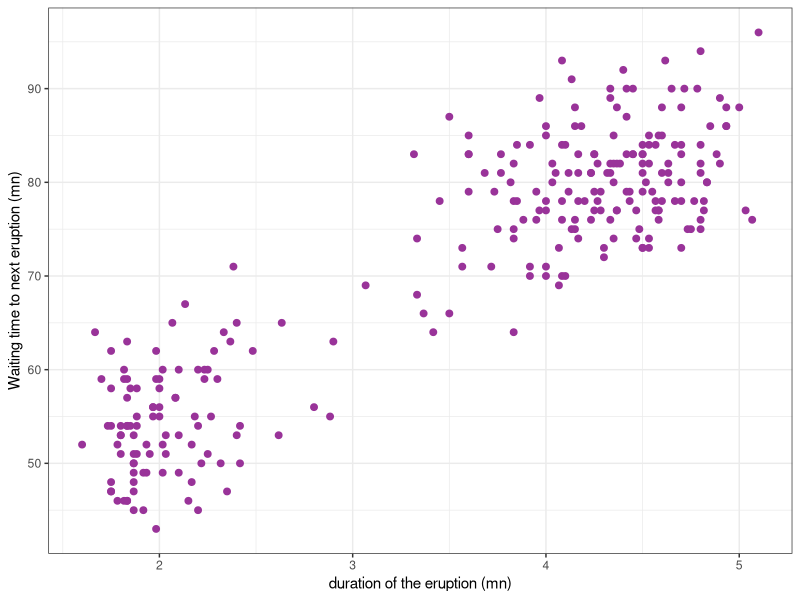
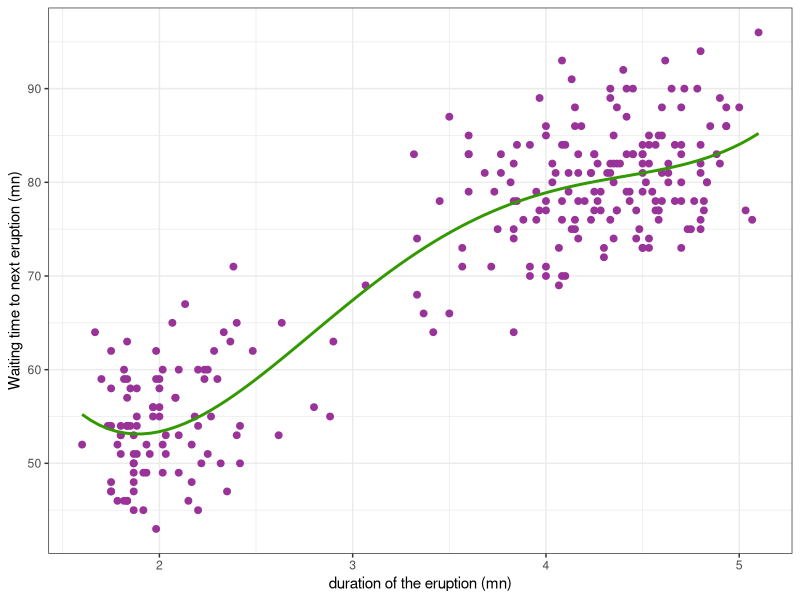
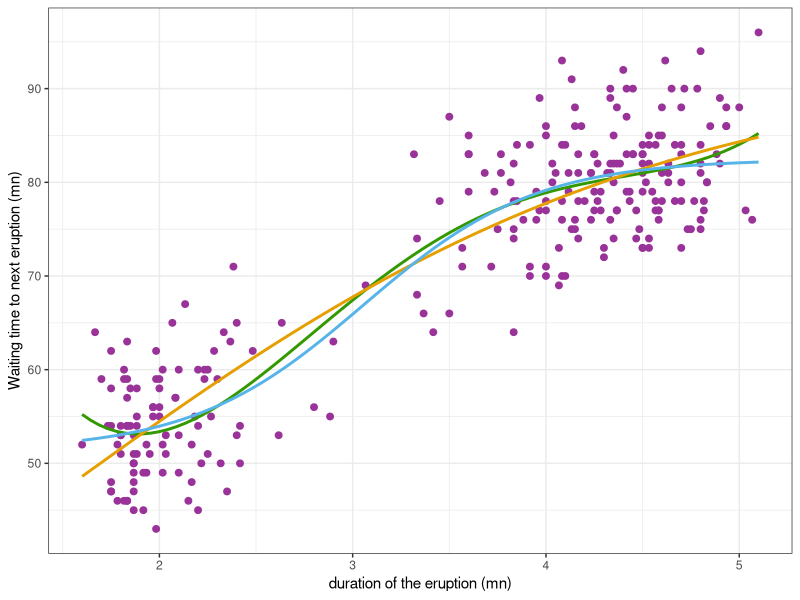
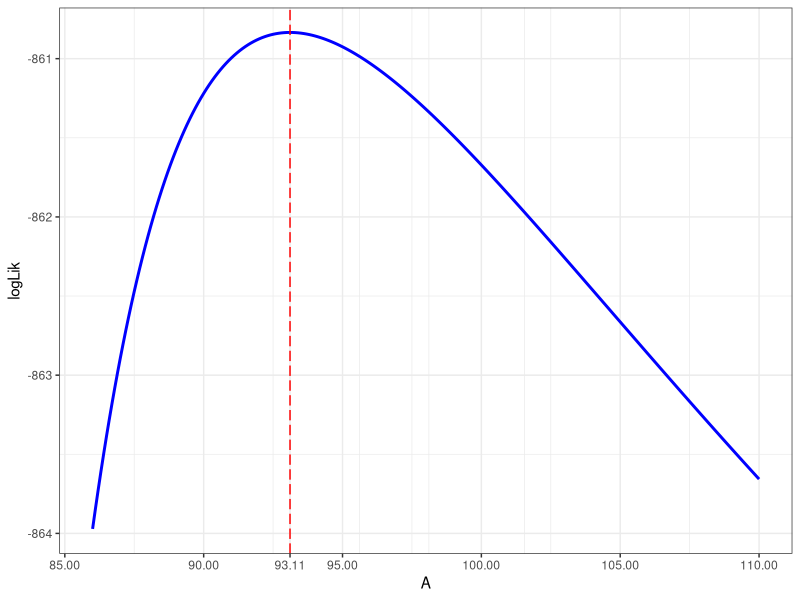
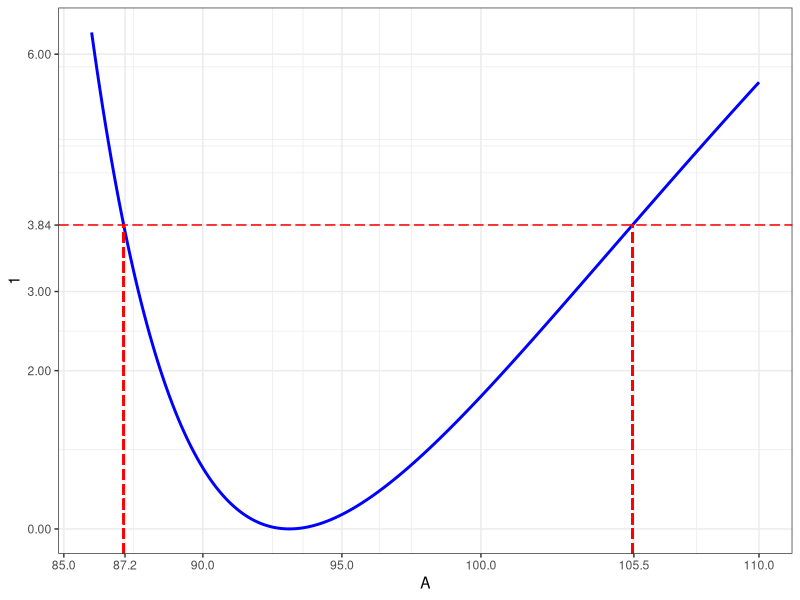
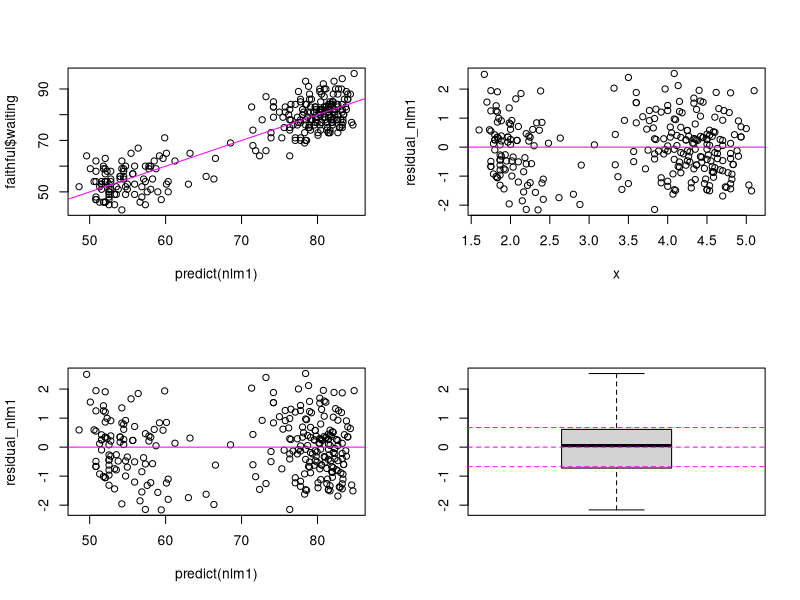
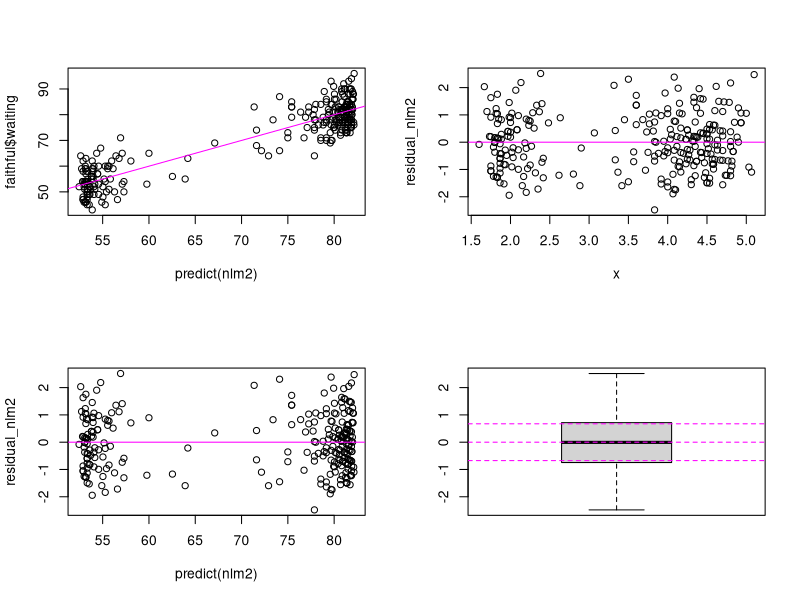
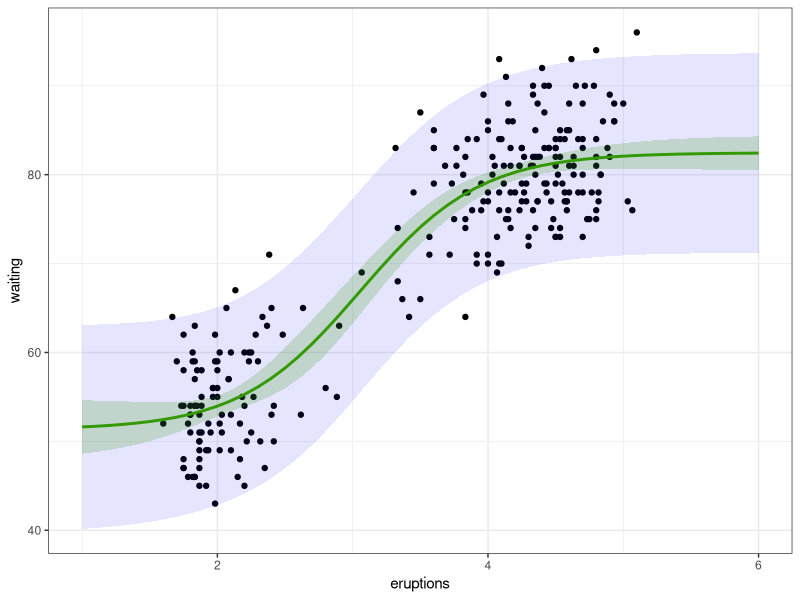

Recreate these plots in R, in order.
## ---- chunk 1
library(tidyverse)
library(parallel)
theme_set(theme_bw())
## ---- chunk 2
#| code-fold: true
faithful_plot <- 
  faithful %>% 
  ggplot() + aes(x = eruptions, y = waiting) + 
  geom_point(size=2, colour="#993399") +
  ylab("Waiting time to next eruption (mn)") + xlab("duration of the eruption (mn)")
faithful_plot
## ---- chunk 3
poly4 <- lm(waiting ~poly(eruptions, 4), data = faithful)
## ---- chunk 4
faithful_plot <- 
  faithful_plot + 
  geom_smooth(method = "lm", formula = y ~ poly(x, 4), se = FALSE, colour="#339900")
faithful_plot
## ---- chunk 5
nlm1 <- nls(waiting ~  A / ( 1 + exp(- gamma * (eruptions -tau))), faithful, start = c(A=70, gamma=2, tau=1))
summary(nlm1)
## ---- chunk 6
nlm2 <- nls(waiting ~ (A-S) / ( 1 + exp(-gamma * (eruptions - tau)) ) + S, faithful, start = c(A=90, gamma=2, tau=2, S=50))
summary(nlm2)
## ---- chunk 7
#| code-fold: true
faithful_plot <- faithful_plot + 
  geom_smooth(
    method  = "nls",  se = FALSE, color = "#E69F00",
    formula = y ~ A / ( 1 + exp(- gamma * (x-tau))), 
    method.args = list(start = c(A=70, gamma=2, tau=1))) +
  geom_smooth(
    method  = "nls",  se = FALSE, color = "#56B4E9", 
    formula = y ~ (A-S) / ( 1 + exp(-gamma * (x-tau)) ) + S, 
    method.args = list(start=c(A=90, gamma=2, tau=2, S=50))) 
faithful_plot
## ---- chunk 8
f_1  <- function(beta, x) {
  A <- beta[1]; gamma <- beta[2]; tau <- beta[3]
  A / ( 1 + exp(- gamma * (x-tau)))
}
## ---- chunk 9
rss_1 <- function(beta, x, y) sum( (y - f_1(beta, x) )^2 ) 
## ---- chunk 10
optim_nlm1 <- nlm(rss_1, c(A = 90, gamma = 2, tau = 2), faithful$eruptions, faithful$waiting)
beta_hat <- setNames(optim_nlm1$estimate, names(coef(nlm1)))
beta_hat
## ---- chunk 11
n  <- nrow(faithful)
p  <- length(beta_hat)
df <- (n - p)
sigma_hat <- sqrt(rss_1(beta_hat, faithful$eruptions, faithful$waiting)/df)
sigma_hat
## ---- chunk 12
sigma_hat_ML <- sqrt(rss_1(beta_hat, faithful$eruptions, faithful$waiting) / n)
sigma_hat_ML
## ---- chunk 13
vcov(nlm1)
## ---- chunk 14
sqrt(diag(vcov(nlm1)))
## ---- chunk 15
hx <- deriv(
  expr    = y ~ A / ( 1 + exp(- gamma * (x - tau))), 
  namevec = c("A", "gamma", "tau"), 
  function.arg = function(A, gamma, tau, x) { }
) 
fr <- hx(beta_hat[1], beta_hat[2], beta_hat[3], faithful$eruptions)
G  <- attr(fr, "gradient")
z  <- faithful$waiting - f_1(beta_hat, faithful$eruptions) + G %*% beta_hat
solve(crossprod(G)) %*% crossprod(G,z)
## ---- chunk 16
V_lin <- sigma_hat^2*solve(t(G)%*%G)
V_lin
## ---- chunk 17
se_lin <- sqrt(diag(V_lin))
se_lin
## ---- chunk 18
optim_nlm1 <- nlm(rss_1, c(90, 2, 2), faithful$eruptions, faithful$waiting, hessian = "true")
H <- optim_nlm1$hessian
H
## ---- chunk 19
V_ml <- solve(H/(2*sigma_hat_ML^2))
V_ml
## ---- chunk 20
se_ml <- sqrt(diag(V_ml))
se_ml
## ---- chunk 21
sigma_hat/sqrt(2*n)
## ---- chunk 22
L <- 1000
y_hat_ref <- predict(nlm1)
beta_hat <- coef(nlm1)
x <- faithful$eruptions
betas_boot <- parallel::mclapply(1:L, function(b) {
  y_b <- y_hat_ref + sigma_hat * rnorm(length(y_hat_ref))
  coef(suppressWarnings(nls(y_b ~  f_1(beta, x), start = list(beta = beta_hat))))
}) %>% unlist() %>% matrix(ncol = L) %>% t()
V_mc <- cov(betas_boot)
V_mc
## ---- chunk 23
se_mc <- sqrt(diag(V_mc))
se_mc
## ---- chunk 24
apply(betas_boot, 2, sd)
## ---- chunk 25
summary(nlm1)$coefficient
## ---- chunk 26
t_stat  <- beta_hat/se_lin
p_value <- 2*(1 - pt(abs(t_stat), n-p))
cbind(beta_hat, se_lin, t_stat, p_value) %>% round(4)
## ---- chunk 27
level <- 0.95
alpha <- 1 - level
CI_linearized <- 
  cbind(
  beta_hat + qt(alpha/2, n-p) * se_lin,
  beta_hat + qt(1-alpha/2,n-p) * se_lin) %>% as.data.frame() %>%  
  setNames(c(paste0((1-level)/2*100,"%"),paste0((1+level)/2*100,"%")))
CI_linearized
## ---- chunk 28
CI_ML <- 
  cbind(
    beta_hat + qt(alpha/2,n-p) * se_ml,
    beta_hat + qt(1-alpha/2,n-p) * se_ml) %>% as.data.frame() %>%  
  setNames(c(paste0((1-level)/2*100,"%"),paste0((1+level)/2*100,"%")))
CI_ML
## ---- chunk 29
CI_bootstrap <- 
  apply(as.matrix(betas_boot), 2, quantile, probs = c(alpha/2, 1-alpha/2)) %>%
  t() %>% as.data.frame() %>% 
  setNames(c(paste0((1-level)/2*100,"%"),paste0((1+level)/2*100,"%")))
CI_bootstrap
## ---- chunk 30
rq <- qt(1-alpha/2,df)/qnorm(1-alpha/2)
beta_hat + rq*(CI_bootstrap - beta_hat)
## ---- chunk 31
CI_profiled <- confint(nlm1, level = level)
CI_profiled
## ---- chunk 32
f_1A <- function(gamma,tau,x,A){A/(1+exp(-gamma*(x-tau)))}
values_A <- seq(86, 110, by = 0.1)
start    <- list(gamma = beta_hat[2], tau = beta_hat[3])
logLik_A <- map(values_A, ~
  nls(waiting ~  .x / ( 1 + exp(- gamma * (eruptions - tau))), faithful, start = start)
) %>% map(logLik) %>% map_dbl(as.numeric)
## ---- chunk 33
#| code-fold: true
data.frame(A = values_A, logLik = logLik_A) %>% 
ggplot() + aes(x = A, y = logLik) + geom_line(color="blue", size=1) + 
  geom_vline(xintercept = beta_hat[1], color="red", linetype = "longdash") + 
  scale_x_continuous(breaks = c(seq(85,110, by = 5), round(beta_hat[[1]],2)),"A")
## ---- chunk 34
qlevel <- qchisq(level,1)

lp_A <- function(A, qlevel) {
  nlm1_A <- nls(waiting ~  A / ( 1 + exp(- gamma * (eruptions - tau))), faithful, 
      start = list(gamma = beta_hat[2], tau = beta_hat[3]))
  res <- as.numeric(2*(logLik(nlm1) - logLik(nlm1_A) ) - qlevel) 
  res
}

c1_A <- uniroot(lp_A, c(80,  beta_hat[1]), qlevel)$root
c2_A <- uniroot(lp_A, c(beta_hat[1], 110), qlevel)$root
## ---- chunk 35
#| code-fold: true
dlogLik_A <- 2*(as.numeric(logLik(nlm1)) - logLik_A)
data.frame(A = values_A, dlogLik = dlogLik_A) %>% 
  ggplot() + geom_line(aes(values_A,dlogLik), size=1, color="blue") + 
  geom_hline(yintercept=qlevel, color="red", linetype = "longdash") +
  geom_segment(aes(x = c1_A, xend = c1_A, y=-Inf, yend=qlevel),  color="red", linetype = "longdash")  +
  geom_segment(aes(x = c2_A, xend = c2_A, y=-Inf, yend=qlevel),  color="red", linetype = "longdash")  +
  scale_y_continuous(breaks = c(0,2,3,6,round(qlevel,2)),1) +
  scale_x_continuous(breaks = c(seq(85,100,by=5),round(c1_A,1),round(c2_A,1), 110),"A") 
## ---- chunk 36

lp_gamma <- function(gamma) {
  nlm1_gamma <- nls(waiting ~  A/(1 + exp(-gamma*(eruptions-tau))), faithful,
                    start = list(A=beta_hat[1],tau=beta_hat[3]))
  as.numeric(2*(logLik(nlm1) - logLik(nlm1_gamma) ) - qlevel)
}
c1_gamma <- uniroot(lp_gamma, lower = 0.40, upper = beta_hat[2])$root
c2_gamma <- uniroot(lp_gamma, lower = beta_hat[2], upper=1)$root

lp_tau <- function(tau) {
  nlm1_tau <- nls(waiting ~ A/(1+exp(-gamma*(eruptions - tau))), faithful,
                  start=list(A=beta_hat[1],gamma=beta_hat[2]))
  as.numeric(2*(logLik(nlm1) - logLik(nlm1_tau) ) - qlevel)
}
c1_tau <- uniroot(lp_tau, lower=1.25, upper=beta_hat[3])$root
c2_tau <- uniroot(lp_tau, lower=beta_hat[3], upper=2.25)$root

CI_profiled_custom <- 
  rbind(A = c(c1_A , c2_A), gamma = c(c1_gamma, c2_gamma), tau = c(c1_tau, c2_tau)) %>% 
  as.data.frame() %>% 
  setNames(c(paste0((1-level)/2*100,"%"),paste0((1+level)/2*100,"%")))
CI_profiled_custom
## ---- chunk 37
qlevel <- qt(1-alpha/2,df)^2
c1R_A <- uniroot(lp_A, c(80,  beta_hat[1]), qlevel)$root
c2R_A <- uniroot(lp_A, c(beta_hat[1], 110), qlevel)$root
c(c1R_A, c2R_A)
## ---- chunk 38
#| code-fold: true
## unfortunately, no plotting function is defined for 'nls' object
residual_nlm1 <- resid(nlm1)/sd(resid(nlm1))
par(mfrow=c(2,2))
plot(predict(nlm1), faithful$waiting)
abline(a=0, b=1, lty=1, col="magenta")
plot(x, residual_nlm1)
abline(a=0, b=0, lty=1, col="magenta")
plot(predict(nlm1), residual_nlm1)
abline(a=0, b=0, lty=1, col="magenta")
boxplot(residual_nlm1)
abline(a=0, b=0, lty=2, col="magenta")
abline(a=qnorm(0.25), b=0, lty=2, col="magenta")
abline(a=qnorm(0.75), b=0, lty=2, col="magenta")
## ---- chunk 39
#| code-fold: true
residual_nlm2 <- resid(nlm2)/sd(resid(nlm2))
par(mfrow=c(2,2))
plot(predict(nlm2), faithful$waiting)
abline(a=0, b=1, lty=1, col="magenta")
plot(x, residual_nlm2)
abline(a=0, b=0, lty=1, col="magenta")
plot(predict(nlm2), residual_nlm2)
abline(a=0, b=0, lty=1, col="magenta")
boxplot(residual_nlm2)
abline(a=0, b=0, lty=2, col="magenta")
abline(a=qnorm(0.25), b=0, lty=2, col="magenta")
abline(a=qnorm(0.75), b=0, lty=2, col="magenta")
## ---- chunk 40
anova(nlm1, nlm2)
## ---- chunk 41
RSS1 <- sum(resid(nlm1)^2)
RSS2 <- sum(resid(nlm2)^2)
p1   <- length(coef(nlm1))
p2   <- length(coef(nlm2))
F.stat <- ( (RSS1-RSS2)/(p2-p1) ) / ( RSS2/(n-p2) )
c(RSS2, RSS1 - RSS2, F.stat, 1-pf(F.stat, p2-p1, n-p2))
## ---- chunk 42
c(RSS1-RSS2, sum((predict(nlm1)-predict(nlm2))^2))
## ---- chunk 43
summary(nlm2)$coefficients
## ---- chunk 44
as.matrix(AIC(nlm1, nlm2))
as.matrix(BIC(nlm1, nlm2))
## ---- chunk 45
f_prime <- deriv(y ~ (A-S)/(1+exp(-gamma*(x-tau))) + S, c("A", "gamma", "tau", "S"), function(A, gamma, tau, S, x){} ) 
x_new <- seq(1, 6, by=0.1)
beta_hat <- coef(nlm2)
f_new    <- f_prime(beta_hat[1], beta_hat[2], beta_hat[3], beta_hat[4], x_new)
grad_new <- attr(f_new, "gradient")
GS <- rowSums((grad_new %*% vcov(nlm2)) * grad_new)
## ---- chunk 46
alpha <- 0.05
delta_f <- sqrt(GS) * qt(1-alpha/2,  n - length(beta_hat))
df_delta <- data.frame(
  x = x_new, 
  f = f_new, 
  lwr_conf = f_new - delta_f, 
  upr_conf = f_new + delta_f
  )
## ---- chunk 47
delta_y    <- sqrt(GS + sigma(nlm2)^2)*qt(1-alpha/2,df)
df_delta[c("lwr_pred","upr_pred")] <- cbind(f_new - delta_y,f_new + delta_y)
## ---- chunk 48
#| code-fold: true
ggplot(faithful)  + geom_point(aes(x = eruptions, y = waiting)) +
   geom_ribbon(data=df_delta, aes(x=x_new, ymin=lwr_pred, ymax=upr_pred), alpha=0.1, fill="blue") + 
  geom_ribbon(data=df_delta, aes(x=x_new, ymin=lwr_conf, ymax=upr_conf), alpha=0.2, fill="#339900") +   geom_line(data=df_delta, aes(x=x_new, y=f_new), colour="#339900", size=1)
## ---- chunk 49
f_hat <- function(beta, x){ beta[4] + (beta[1]-beta[4])/(1+exp(-beta[2]*(x-beta[3]))) }
beta_hat  <- coef(nlm2)
y_hat_ref <- f_hat(beta_hat, x)
df_mc <- data.frame( x =x_new, f = f_new)

res <- parallel::mclapply(1:1000, function(b) {
  y_b <- y_hat_ref + sigma(nlm2) * rnorm(n)
  nlm2_b <- nls(y_b ~ f_hat(beta, x), start = list(beta = beta_hat))
  f_b <- predict(nlm2_b, newdata = df_mc)
  list(f_hat = f_b, y_hat = f_b + rnorm(1, 0, sigma(nlm2)))
})

df_mc[c("lwr_conf","upr_conf")] <- 
  map(res, "f_hat") %>% reduce(rbind) %>% 
  apply(2, quantile, c(alpha/2,1-alpha/2)) %>% t()
df_mc[c("lwr_pred","upr_pred")] <-
  map(res, "y_hat") %>% reduce(rbind) %>% 
  apply(2, quantile, c(alpha/2,1-alpha/2)) %>% t()
## removing bias
df_mc[,(3:6)] <- f_new + rq*(df_mc[,(3:6)] - f_new)
## ---- chunk 50
#| code-fold: true
ggplot(faithful)  + geom_point(aes(x = eruptions, y = waiting)) +
   geom_ribbon(data=df_mc, aes(x=x_new, ymin=lwr_pred, ymax=upr_pred), alpha=0.1, fill="blue") + 
  geom_ribbon(data=df_mc, aes(x=x_new, ymin=lwr_conf, ymax=upr_conf), alpha=0.2, fill="#339900") +   
  geom_line(data=df_mc, aes(x=x_new, y=f_new), colour="#339900", size=1)
